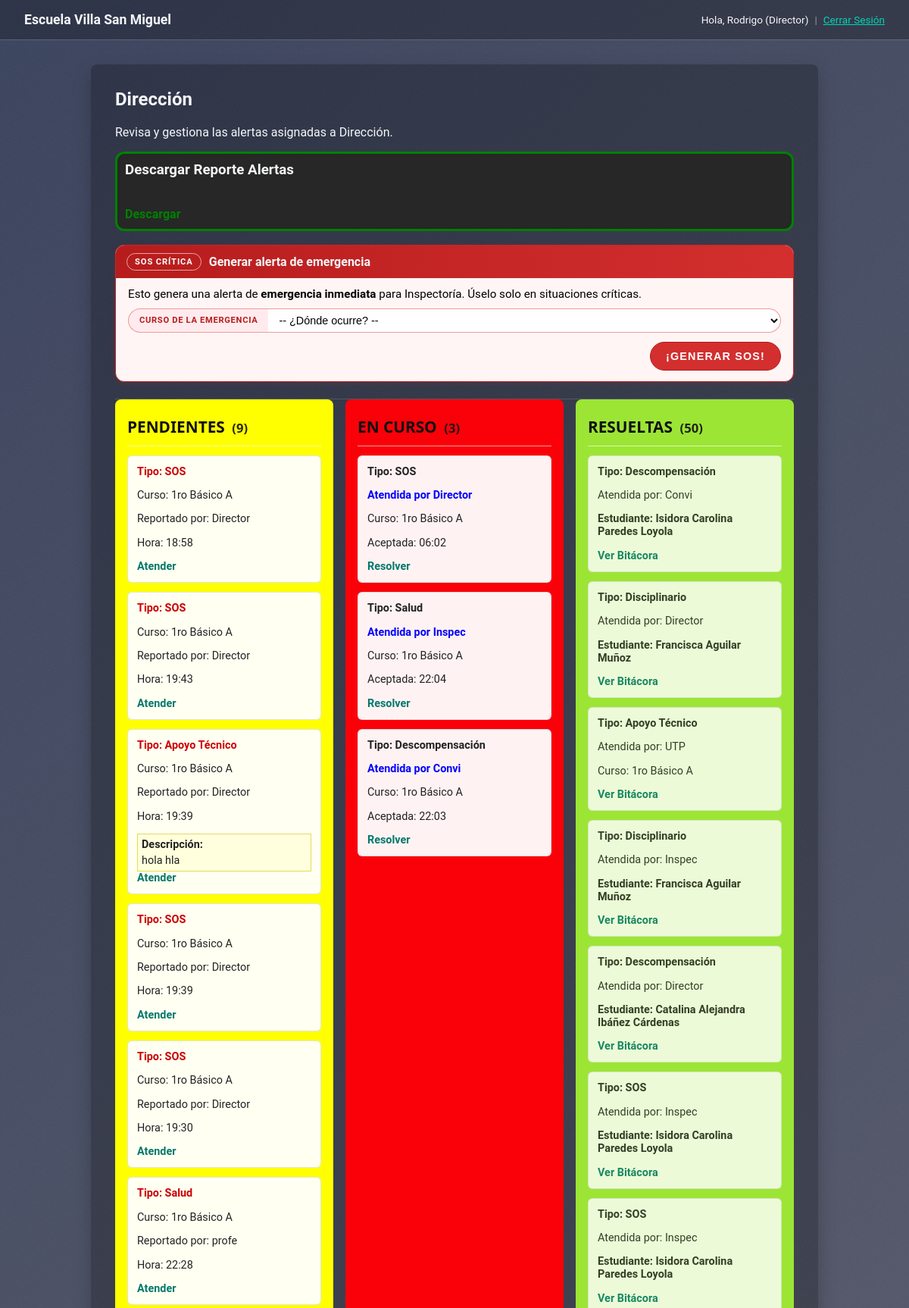
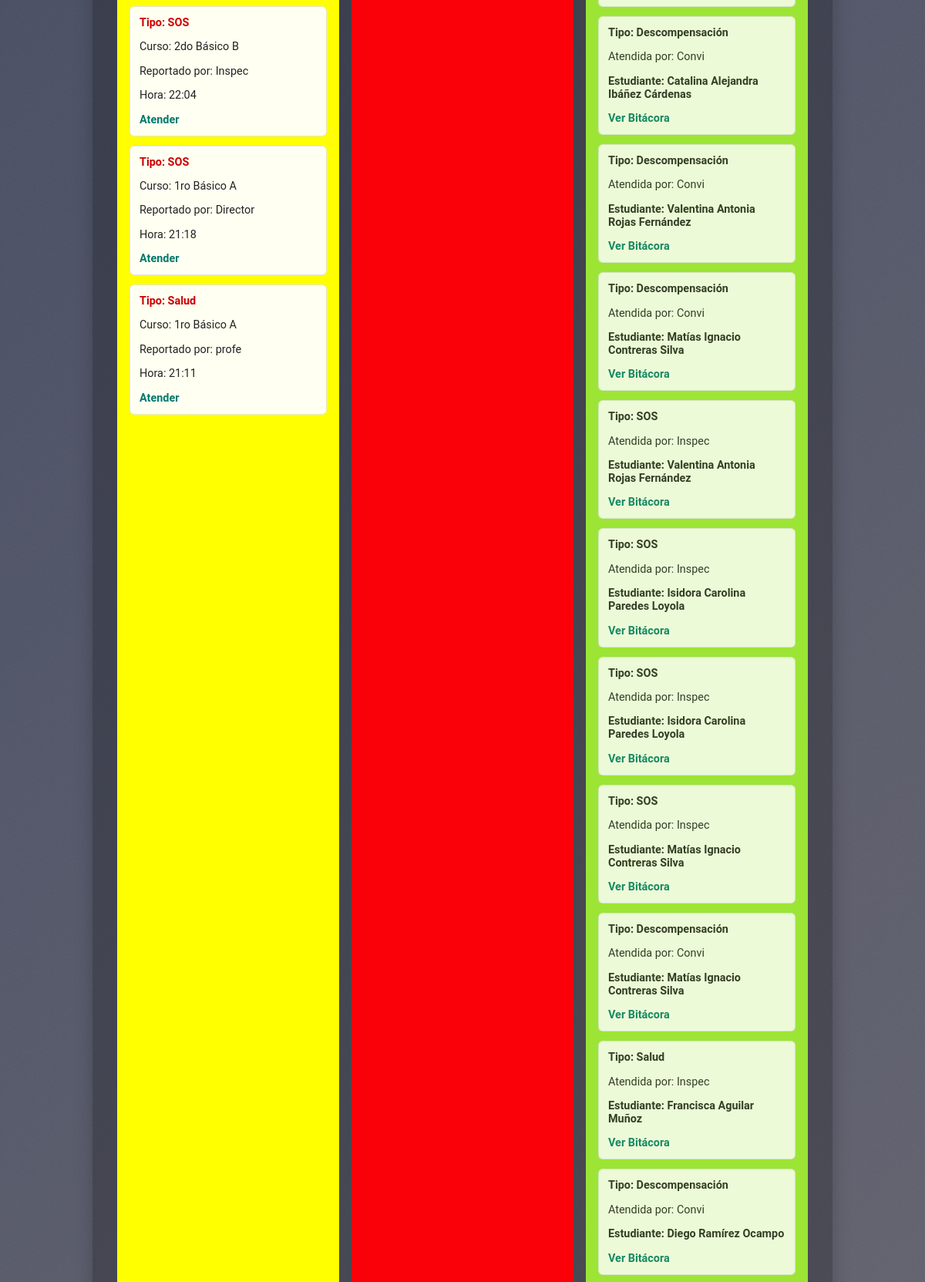
/panel-gestion/ (signed in, upper part), run on the app's committed database (2 pictures, top to bottom).
### core/models.py (models this page shows, shortened)
class Perfil(models.Model):
    ROLES = [
        ('profesor', 'Profesor'),
        ('convivencia', 'Convivencia Escolar'),
        ('utp', 'UTP'),
        ('inspectoria', 'Inspectoría General'),
        ('director', 'Director'),
    ]
    usuario = models.OneToOneField(User, on_delete=models.CASCADE)
    rol = models.CharField(max_length=20, choices=ROLES)
    rut = models.CharField(max_length=12, unique=True, null=True, blank=True, verbose_name="RUT (sin puntos, con guión)")

class Alerta(models.Model):
    TIPO_ALERTA = [
        ('descompensacion', 'Descompensación'),
        ('tecnico', 'Apoyo Técnico'),
        ('disciplinario', 'Disciplinario'),
        ('salud', 'Salud'),
        ('sos', 'SOS'),
        ('asistencia', 'Asistencia menor al 85%'),
    ]
    ESTADO_ALERTA = [
        ('pendiente', 'Pendiente'),
        ('en_curso', 'En Curso'),
        ('resuelta', 'Resuelta'),
    ]
    creada_por = models.ForeignKey(User, on_delete=models.SET_NULL, null=True, blank=True, related_name="alertas_creadas")
    tiempo_creacion = models.DateTimeField(auto_now_add=True)
    tipo = models.CharField(max_length=20, choices=TIPO_ALERTA)
    estado = models.CharField(max_length=15, choices=ESTADO_ALERTA, default='pendiente')
    curso = models.ForeignKey(Curso, on_delete=models.PROTECT, null=True)
    estudiante_implicado = models.ForeignKey(Estudiante, on_delete=models.SET_NULL, null=True, blank=True)
    atendida_por = models.ForeignKey(User, on_delete=models.SET_NULL, null=True, blank=True, related_name="alertas_atendidas")
    descripcion_profesor = models.TextField(blank=True, null=True, verbose_name="Descripción del profesor")
    tiempo_aceptacion = models.DateTimeField(null=True, blank=True)
    def get_absolute_url(self):
        if self.estado == 'en_curso':
            return reverse('resolver_alerta', kwargs={'alerta_id': self.id})
        elif self.estado == 'resuelta':
            return reverse('ver_bitacora', kwargs={'alerta_id': self.id})
        else:
            return reverse('panel_gestion')

class Curso(models.Model):
    nombre = models.CharField(max_length=100)
    profesores = models.ManyToManyField(
        User,
        related_name="cursos",
        blank=True,
        limit_choices_to={'perfil__rol': 'profesor'}
    )

class BitacoraIncidente(models.Model):
    SUBTIPO = [
        ('emocional', 'Emocional'),
        ('convivencia', 'Convivencia'),
    ]
    alerta_asociada = models.OneToOneField(Alerta, on_delete=models.CASCADE)
    estudiante = models.ForeignKey(Estudiante, on_delete=models.SET_NULL, null=True, blank=True)
    subtipo_descompensacion = models.CharField(
        max_length=20,
        choices=SUBTIPO,
        null=True,
        blank=True,
        verbose_name="Subtipo de Descompensación"
    )
    descripcion_suceso = models.TextField(verbose_name="Descripción de lo sucedido")
    hora_registro = models.DateTimeField(auto_now_add=True)

class Estudiante(models.Model):
    nombres = models.CharField(max_length=255)
    apellidos = models.CharField(max_length=255)
    rut = models.CharField(max_length=12, unique=True)
    curso = models.ForeignKey(Curso, on_delete=models.PROTECT, related_name="estudiantes")
    nombre_apoderado = models.CharField(max_length=255, blank=True, null=True)
    telefono_apoderado = models.CharField(max_length=15, blank=True, null=True)
    email_apoderado = models.EmailField(blank=True, null=True)
    @property
    def nombre_completo(self):
        return f"{self.nombres} {self.apellidos}"

### core/views.py (the view)
# urls.py: path('panel-gestion/', views.panel_gestion, name='panel_gestion'),
@login_required
def panel_gestion(request):
    rol = request.user.perfil.rol
    alerta = []
    if rol == 'convivencia':
        alerta = ['descompensacion', 'asistencia']
        titulo = "Convivencia Escolar"
    elif rol == 'utp':
        alerta = ['tecnico']
        titulo = "UTP"
    elif rol == 'inspectoria':
        alerta = ['disciplinario', 'salud', 'sos', 'asistencia']
        titulo = "Inspectoría General"
    elif rol == 'director':
        alerta = [choice[0] for choice in Alerta.TIPO_ALERTA]
        titulo = "Dirección"
    else:
        return redirect('index')
    alertas_area = Alerta.objects.filter(tipo__in=alerta).order_by('-tiempo_creacion')
    pendientes = alertas_area.filter(estado='pendiente')
    en_curso = alertas_area.filter(estado='en_curso')
    resueltas = alertas_area.filter(estado='resuelta').select_related(
        'bitacoraincidente',
        'bitacoraincidente__estudiante'
    )
    cursos_para_sos = Curso.objects.all().order_by('nombre')
    context = {
        'titulo': titulo,
        'pendientes': pendientes,
        'en_curso': en_curso,
        'resueltas': resueltas,
        'cursos_para_sos': cursos_para_sos,
    }
    return render(request, 'core/panel_gestion.html', context)

### core/authentication.py (called while the page is built)
    def get_user(self, user_id):
        try:
            return User.objects.get(pk=user_id)
        except User.DoesNotExist:
            return None

### core/templates/core/panel_gestion.html (shortened to what this page needs)
{% extends 'core/base.html' %}
{% load static %}
{% block content %}
    <h2>{{ titulo }}</h2>
    <p>Revisa y gestiona las alertas asignadas a {{ titulo }}.</p>
{% if request.user.perfil.rol == 'director' %}
    <div style="background-color: #262726ff;
                border: 3px solid green;
                padding: 10px;
                margin-bottom: 15px;
                border-radius: 12px;">
        <h3>Descargar Reporte Alertas</h3><br>
        <a href="{% url 'exportar_bitacoras' %}"
           style="font-weight: bold; color: green; text-decoration: none;">
            Descargar
        </a>
    </div>
{% endif %}
{% if request.user.perfil.rol == 'inspectoria' or request.user.perfil.rol == 'director' %}
    <section class="sos-card">
        <div class="sos-card__header">
            <span class="sos-pill">SOS CRÍTICA</span>
            <h3 class="sos-title">Generar alerta de emergencia</h3>
        </div>
        <div class="sos-card__body">
            <p>
                Esto genera una alerta de <strong>emergencia inmediata</strong> para Inspectoría.
                Úselo solo en situaciones críticas.
            </p>
            <form method="POST" action="{% url 'crear_alerta' %}">
                <div class="sos-select-row">
                    <div class="sos-select-label">
                        <label for="curso_sos">Curso de la emergencia</label>
                    </div>
                    <div class="sos-select-wrapper">
                        <select name="curso_id" id="curso_sos" required>
                            <option value="">-- ¿Dónde ocurre? --</option>
                        </select>
                    </div>
                </div>
                <div class="sos-actions">
                    <button type="submit" class="sos-btn">
                        ¡GENERAR SOS!
                    </button>
                </div>
            </form>
        </div>
    </section>
{% endif %}
    <div class="flexing">
        <section class="section section--yellow">
            <h3 class="title">
                Pendientes
                <span class="title-count">({{ pendientes.count }})</span>
            </h3>
            <div class="section-content" id="lista-pendientes">
                <hr>
                {% for alerta in pendientes %}
                    <div class="alerta-card">
                        {% if alerta.tipo == 'asistencia' %}
                            <strong style="color: #c00;">Tipo: {{ alerta.get_tipo_display }}</strong>
                            {% if alerta.estudiante_implicado %}
                                <p>
                                    {{ alerta.estudiante_implicado.nombre_completo }} tiene baja asistencia.
                                </p>
                            {% endif %}
                            <p>Reportado por: {{ alerta.creada_por.username|default:"Sistema" }}</p>
                        {% else %}
                            <strong style="color: #c00;">Tipo: {{ alerta.get_tipo_display }}</strong>
                            {% if alerta.curso %}
                                <p>Curso: {{ alerta.curso.nombre }}</p>
                            {% endif %}
                            <p>Reportado por: {{ alerta.creada_por.username|default:"Sistema" }}</p>
                            <p>Hora: {{ alerta.tiempo_creacion|time:"H:i" }}</p>
                            {% if alerta.descripcion_profesor %}
                                <div style="background-color: #ffffdd; border: 1px solid #e6db55; padding: 5px; margin-top: 5px;">
                                    <strong>Descripción:</strong> {{ alerta.descripcion_profesor|linebreaksbr }}
                                </div>
                            {% endif %}
                        {% endif %}
                        <a href="{% url 'acudir_alerta' alerta.id %}">Atender</a>
                    </div>
                {% empty %}
                    <p class="section-empty">No hay alertas pendientes.</p>
                {% endfor %}
            </div>
        </section>
        <section class="section section--pink">
            <h3 class="title">
                En Curso
                <span class="title-count">({{ en_curso.count }})</span>
            </h3>
            <div class="section-content">
                <hr>
                {% for alerta in en_curso %}
                    <div class="alerta-card">
                        {% if alerta.tipo == 'asistencia' %}
                            <strong>Tipo: {{ alerta.get_tipo_display }}</strong>
                            <p>Siendo atendido por {{ alerta.atendida_por.username }}</p>
                            {% if alerta.estudiante_implicado %}
                                <p style="font-weight: bold;">{{ alerta.estudiante_implicado.nombre_completo }}</p>
                                <div style="font-size: 0.9em; background-color: #eee; padding: 5px;">
                                    <strong>Datos Apoderado:</strong><br>
                                    Nombre: {{ alerta.estudiante_implicado.nombre_apoderado|default:"N/A" }}<br>
                                    Fono: {{ alerta.estudiante_implicado.telefono_apoderado|default:"N/A" }}<br>
                                    Email: {{ alerta.estudiante_implicado.email_apoderado|default:"N/A" }}
                                </div>
                            {% endif %}
                        {% else %}
                            <strong>Tipo: {{ alerta.get_tipo_display }}</strong>
                            <p style="color: blue; font-weight: bold;">
                                Atendida por {{ alerta.atendida_por.username }}
                            </p>
                            {% if alerta.curso %}
                                <p>Curso: {{ alerta.curso.nombre }}</p>
                            {% endif %}
                            <p>Aceptada: {{ alerta.tiempo_aceptacion|time:"H:i" }}</p>
                        {% endif %}
                        <a href="{{ alerta.get_absolute_url }}">Resolver</a>
                    </div>
                {% empty %}
                    <p class="section-empty">No hay alertas en curso.</p>
                {% endfor %}
            </div>
        </section>
        <section class="section section--green">
            <h3 class="title">
                Resueltas
                <span class="title-count">({{ resueltas.count }})</span>
            </h3>
            <div class="section-content">
                <hr>
                {% for alerta in resueltas %}
                    <div class="alerta-card" style="opacity: 0.85;">
                        <strong>Tipo: {{ alerta.get_tipo_display }}</strong>
                        <p>Atendida por: {{ alerta.atendida_por.username }}</p>
                        {% if alerta.bitacoraincidente and alerta.bitacoraincidente.estudiante %}
                            <p style="font-weight: bold;">
                                Estudiante: {{ alerta.bitacoraincidente.estudiante.nombre_completo }}
                            </p>
                        {% elif alerta.curso %}
                            <p>Curso: {{ alerta.curso.nombre }}</p>
                        {% endif %}
                        <a href="{{ alerta.get_absolute_url }}">
                            Ver Bitácora
                        </a>
                    </div>
                {% empty %}
                    <p class="section-empty">No hay alertas resueltas hoy.</p>
                {% endfor %}
            </div>
        </section>
    </div>
{% endblock %}

### core/templates/core/base.html (shortened to what this page needs)
<!DOCTYPE html>
{% load static %}
<html lang="es">
<head>
</head>
<body>
    <nav>
        <h1>Escuela Villa San Miguel</h1>
        <div class="nav-right">
        {% if user.is_authenticated %}
            <span>Hola, {{ user.first_name }} ({{ user.perfil.get_rol_display }})</span>
            <span class="nav-separator">|</span>
            <form action="{% url 'logout' %}" method="post">
                <button type="submit">
                    Cerrar Sesión
                </button>
            </form>
        {% else %}
            <a href="{% url 'login' %}?next={{ request.path }}">Iniciar Sesión</a>
        {% endif %}
        </div>
    </nav>
    <hr>
    <main>
        {% block content %}
        {% endblock %}
    </main>
</body>
</html>

### data on the page
Alerta: tipo "SOS", curso.nombre "1ro Básico A", creada_por.username "Director", tiempo_creacion "18:58"
Alerta: tipo "SOS", curso.nombre "1ro Básico A", creada_por.username "Director", tiempo_creacion "19:43"
Alerta: tipo "Apoyo Técnico", curso.nombre "1ro Básico A", creada_por.username "Director", tiempo_creacion "19:39", descripcion_profesor "hola hla"
Alerta: tipo "SOS", curso.nombre "1ro Básico A", creada_por.username "Director", tiempo_creacion "19:39"
Alerta: tipo "SOS", curso.nombre "1ro Básico A", creada_por.username "Director", tiempo_creacion "19:30"
Alerta: tipo "Salud", curso.nombre "1ro Básico A", creada_por.username "profe", tiempo_creacion "22:28"
Alerta: tipo "SOS", curso.nombre "2do Básico B", creada_por.username "Inspec", tiempo_creacion "22:04"
Alerta: tipo "SOS", curso.nombre "1ro Básico A", creada_por.username "Director", tiempo_creacion "21:18"
Alerta: tipo "Salud", curso.nombre "1ro Básico A", creada_por.username "profe", tiempo_creacion "21:11"
Alerta: tipo "SOS", atendida_por.username "Director", curso.nombre "1ro Básico A", tiempo_aceptacion "06:02"
Alerta: tipo "Salud", atendida_por.username "Inspec", curso.nombre "1ro Básico A", tiempo_aceptacion "22:04"
Alerta: tipo "Descompensación", atendida_por.username "Convi", curso.nombre "1ro Básico A", tiempo_aceptacion "22:03"
Alerta: tipo "Descompensación", atendida_por.username "Convi", bitacoraincidente.estudiante.nombre_completo "Isidora Carolina Paredes Loyola"
Alerta: tipo "Disciplinario", atendida_por.username "Director", bitacoraincidente.estudiante.nombre_completo "Francisca Aguilar Muñoz"
Alerta: tipo "Apoyo Técnico", atendida_por.username "UTP", curso.nombre "1ro Básico A"
Alerta: tipo "Disciplinario", atendida_por.username "Inspec", bitacoraincidente.estudiante.nombre_completo "Francisca Aguilar Muñoz"
Alerta: tipo "Descompensación", atendida_por.username "Director", bitacoraincidente.estudiante.nombre_completo "Catalina Alejandra Ibáñez Cárdenas"
Alerta: tipo "SOS", atendida_por.username "Inspec", bitacoraincidente.estudiante.nombre_completo "Isidora Carolina Paredes Loyola"
Alerta: tipo "SOS", atendida_por.username "Inspec", bitacoraincidente.estudiante.nombre_completo "Isidora Carolina Paredes Loyola"
Alerta: tipo "Descompensación", atendida_por.username "Convi", bitacoraincidente.estudiante.nombre_completo "Catalina Alejandra Ibáñez Cárdenas"
Alerta: tipo "Descompensación", atendida_por.username "Convi", bitacoraincidente.estudiante.nombre_completo "Valentina Antonia Rojas Fernández"
Alerta: tipo "Descompensación", atendida_por.username "Convi", bitacoraincidente.estudiante.nombre_completo "Matías Ignacio Contreras Silva"
Alerta: tipo "SOS", atendida_por.username "Inspec", bitacoraincidente.estudiante.nombre_completo "Valentina Antonia Rojas Fernández"
Alerta: tipo "SOS", atendida_por.username "Inspec", bitacoraincidente.estudiante.nombre_completo "Isidora Carolina Paredes Loyola"
Alerta: tipo "SOS", atendida_por.username "Inspec", bitacoraincidente.estudiante.nombre_completo "Isidora Carolina Paredes Loyola"
Alerta: tipo "SOS", atendida_por.username "Inspec", bitacoraincidente.estudiante.nombre_completo "Matías Ignacio Contreras Silva"
Alerta: tipo "Descompensación", atendida_por.username "Convi", bitacoraincidente.estudiante.nombre_completo "Matías Ignacio Contreras Silva"
Alerta: tipo "Salud", atendida_por.username "Inspec", bitacoraincidente.estudiante.nombre_completo "Francisca Aguilar Muñoz"
Alerta: tipo "Descompensación", atendida_por.username "Convi", bitacoraincidente.estudiante.nombre_completo "Diego Ramírez Ocampo"

### other printed values
{{ user.first_name }} "Rodrigo"
{{ user.perfil.get_rol_display }} "Director"
{{ titulo }} "Dirección"
{{ pendientes.count }} "9"
{{ en_curso.count }} "3"
{{ resueltas.count }} "50"
